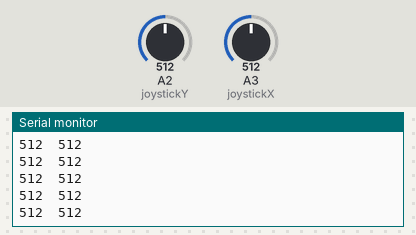
The sketch below on a simulated Arduino Uno, built with avr-gcc and run on an emulated ATmega328P. Parts: the last lines printed to the serial monitor. Inputs (shaded band) come from the test bench; at power-on: A2 (joystickY) = 512, A3 (joystickX) = 512.

Above: at 1.2 s.
1.3 s: A2 (joystickY) set to 11
At 2.0 s:
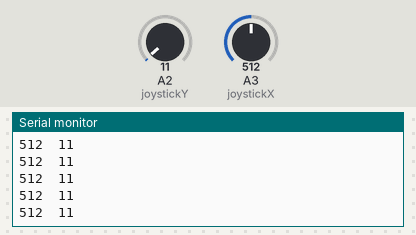
2.8 s: A2 (joystickY) set to 8
At 3.5 s:
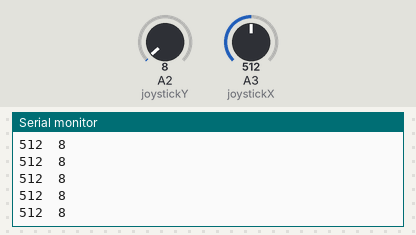
Timing chart, 0 to 5.8 s (numbered marks = the images above; inputs shaded):
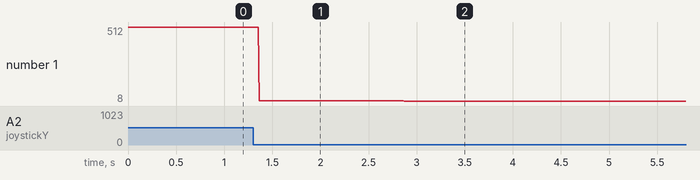

The sketch:

JoystickTest.ino
```cpp
int joystickX = A3;
int joystickY = A2;

/*
 *         1023 x
 *           |
 *           |
 * 0 y-------+-------1023 y
 *           |
 *           |
 *          0 x
 * GND 5+ VRx VRy SW Pins
 */


void setup() {
  // put your setup code here, to run once:
  pinMode(joystickX, INPUT);
  pinMode(joystickY, INPUT);

  Serial.begin(9600);
}

void loop() {
  // put your main code here, to run repeatedly:
  Serial.print(analogRead(joystickX));
  Serial.print("  ");
  Serial.println(analogRead(joystickY));

  //delay(100);
}
```

Measured:
- after the input at 1.3 s, the serial monitor: prints a new line after 0.06 s (image 1)
- after the input at 2.8 s, the serial monitor: prints a new line after 0.07 s (image 2)
- plotted number 1: 512 → 11 after the input at 1.3 s, 11 → 8 after the input at 2.8 s
